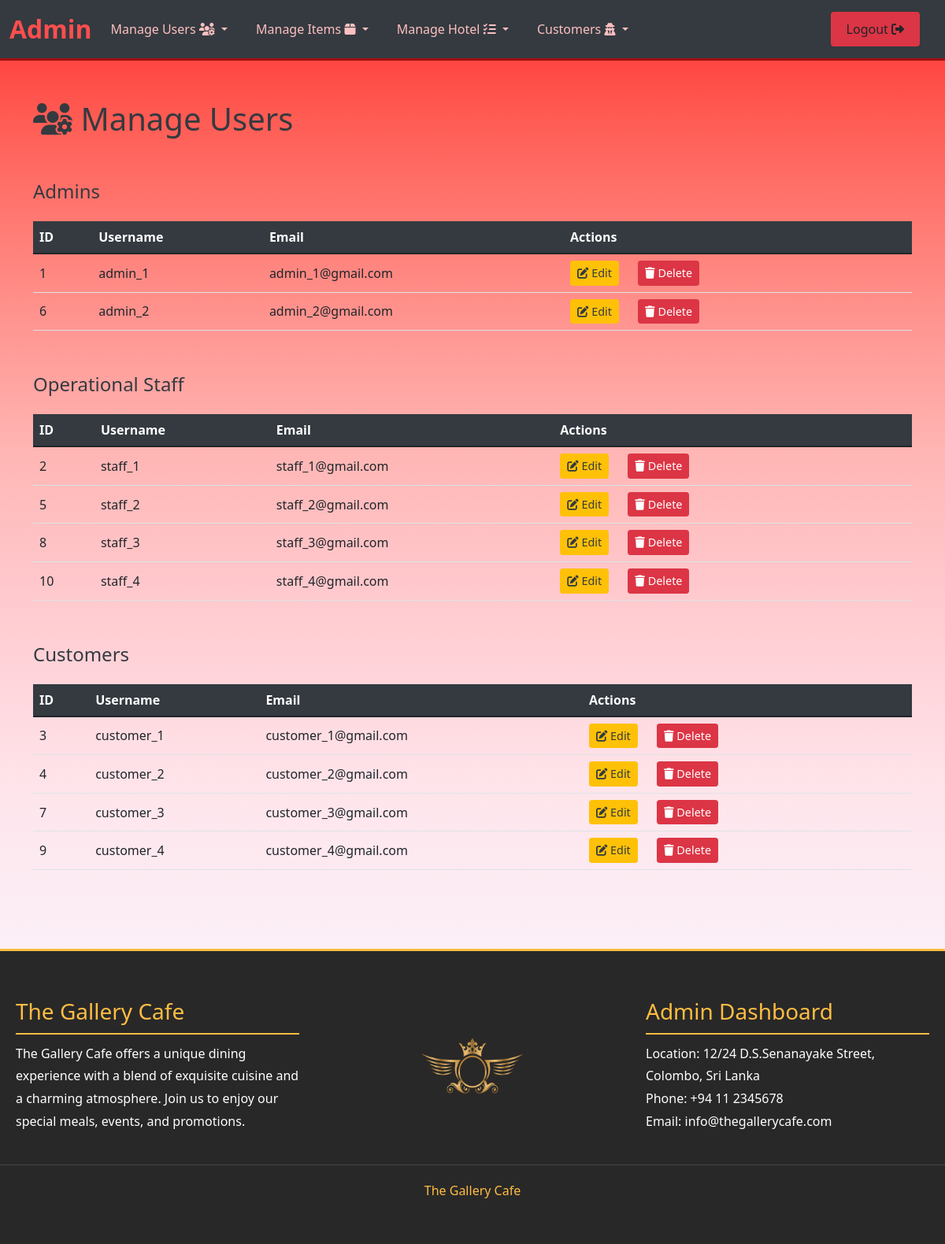
The app's page /the_gallery_cafe/admin/manage_users.php (signed in) with its own data.
### tables this page shows
CREATE TABLE `users` (
  `id` int(11) NOT NULL,
  `username` varchar(50) NOT NULL,
  `email` varchar(100) NOT NULL,
  `password` varchar(255) NOT NULL,
  `role_id` int(11) DEFAULT NULL,
  `created_at` timestamp NOT NULL DEFAULT current_timestamp()
);

### the_gallery_cafe/admin/manage_users.php (the view, shortened to what this page needs)
<?php include('partials/header_a.php'); ?>
<?php include('../config.php'); ?>
<?php
$adminsQuery = "SELECT id, username, email FROM users WHERE role_id = 1";
$adminsResult = $conn->query($adminsQuery);
$staffQuery = "SELECT id, username, email FROM users WHERE role_id = 3";
$staffResult = $conn->query($staffQuery);
$customersQuery = "SELECT id, username, email FROM users WHERE role_id = 2";
$customersResult = $conn->query($customersQuery);
?>
<div class="container">
    <h1><i class="fa fa-users-cog"></i> Manage Users</h1>
    <div class="role-title">Admins</div>
    <table class="table table-hover">
        <thead>
            <tr>
                <th>ID</th>
                <th>Username</th>
                <th>Email</th>
                <th>Actions</th>
            </tr>
        </thead>
        <tbody>
            <?php while ($row = $adminsResult->fetch_assoc()): ?>
                <tr>
                    <td><?php echo $row['id']; ?></td>
                    <td><?php echo $row['username']; ?></td>
                    <td><?php echo $row['email']; ?></td>
                    <td>
                        <a href="edit_user.php?id=<?php echo $row['id']; ?>" class="btn btn-warning btn-sm">
                            <i class="fa fa-edit"></i> Edit
                        </a>
                        <button class="btn btn-danger btn-sm" data-bs-toggle="modal" data-bs-target="#deleteModal" data-userid="<?php echo $row['id']; ?>">
                            <i class="fa fa-trash"></i> Delete
                        </button>
                    </td>
                </tr>
            <?php endwhile; ?>
        </tbody>
    </table>
    <div class="role-title">Operational Staff</div>
    <table class="table table-hover">
        <thead>
            <tr>
                <th>ID</th>
                <th>Username</th>
                <th>Email</th>
                <th>Actions</th>
            </tr>
        </thead>
        <tbody>
            <?php while ($row = $staffResult->fetch_assoc()): ?>
                <tr>
                    <td><?php echo $row['id']; ?></td>
                    <td><?php echo $row['username']; ?></td>
                    <td><?php echo $row['email']; ?></td>
                    <td>
                        <a href="edit_user.php?id=<?php echo $row['id']; ?>" class="btn btn-warning btn-sm">
                            <i class="fa fa-edit"></i> Edit
                        </a>
                        <button class="btn btn-danger btn-sm" data-bs-toggle="modal" data-bs-target="#deleteModal" data-userid="<?php echo $row['id']; ?>">
                            <i class="fa fa-trash"></i> Delete
                        </button>
                    </td>
                </tr>
            <?php endwhile; ?>
        </tbody>
    </table>
    <div class="role-title">Customers</div>
    <table class="table table-hover">
        <thead>
            <tr>
                <th>ID</th>
                <th>Username</th>
                <th>Email</th>
                <th>Actions</th>
            </tr>
        </thead>
        <tbody>
            <?php while ($row = $customersResult->fetch_assoc()): ?>
                <tr>
                    <td><?php echo $row['id']; ?></td>
                    <td><?php echo $row['username']; ?></td>
                    <td><?php echo $row['email']; ?></td>
                    <td>
                        <a href="edit_user.php?id=<?php echo $row['id']; ?>" class="btn btn-warning btn-sm">
                            <i class="fa fa-edit"></i> Edit
                        </a>
                        <button class="btn btn-danger btn-sm" data-bs-toggle="modal" data-bs-target="#deleteModal" data-userid="<?php echo $row['id']; ?>">
                            <i class="fa fa-trash"></i> Delete
                        </button>
                    </td>
                </tr>
            <?php endwhile; ?>
        </tbody>
    </table>
</div>
<?php include('partials/footer_a.php'); ?>

### the_gallery_cafe/admin/partials/header_a.php (style rules this page uses)
body { animation: fadeIn 0.7s ease-in-out; }
.btn { margin-left: auto; margin-right: 20px; }

### the_gallery_cafe/admin/manage_users.php (style rules this page uses)
body { background-image: linear-gradient(to bottom, #ff2e2e, #ff5a52, #ff7b74, #ff9995, #ffb6b4, #ffc5c9, #ffd5db, #fee5eb, #fcecf4, #fbf3fa, #fcf9fd, #ffffff); background-size: cover; margin: 0; padding: 0; }
.container { margin-top: 50px; margin-bottom: 100px; }
h1 { margin-bottom: 30px; color: #343a40; }
.table { margin-top: 20px; }
.table th, .table td { vertical-align: middle; }
.table th { background-color: #343a40; color: #fff; }
.btn-warning, .btn-danger { font-size: 0.9em; }
.btn-warning { background-color: #ffc107; border-color: #ffc107; color: #343a40; }
.btn-danger { background-color: #dc3545; border-color: #dc3545; }
.role-title { margin-top: 50px; color: #343a40; font-size: 1.5em; }

### records on screen
users: id "1", username "admin_1", email "admin_1@gmail.com"
users: id "6", username "admin_2", email "admin_2@gmail.com"
users: id "2", username "staff_1", email "staff_1@gmail.com"
users: id "5", username "staff_2", email "staff_2@gmail.com"
users: id "8", username "staff_3", email "staff_3@gmail.com"
users: id "10", username "staff_4", email "staff_4@gmail.com"
users: id "3", username "customer_1", email "customer_1@gmail.com"
users: id "4", username "customer_2", email "customer_2@gmail.com"
users: id "7", username "customer_3", email "customer_3@gmail.com"
users: id "9", username "customer_4", email "customer_4@gmail.com"
